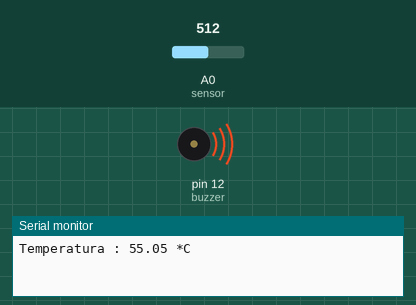
This sketch was run on a simulated Arduino Uno, built with avr-gcc and run on an emulated ATmega328P. On the bench: buzzer (waves = sounding), the last lines printed to the serial monitor. The test bench sets the inputs (shaded band); at power-on: A0 (sensor) = 512.

Above: at 1.8 s.
1.9 s: A0 (sensor) set to 315
3.4 s: A0 (sensor) set to 291
At 4.6 s:
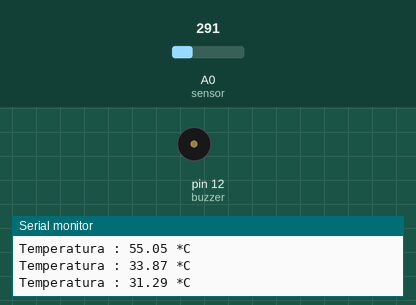
5.5 s: A0 (sensor) set to 306
At 8.2 s:
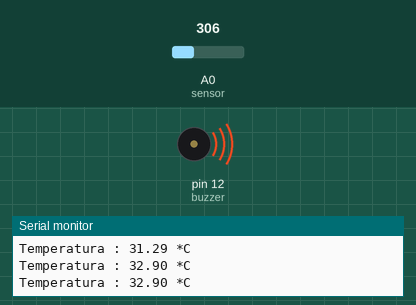
8.5 s: A0 (sensor) set to 122
At 10.5 s:
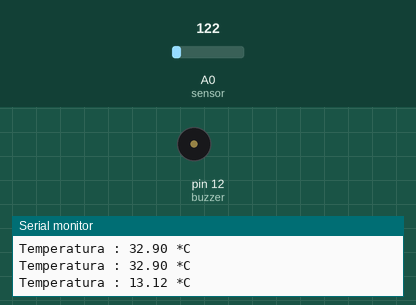
Timing chart, 0 to 12.0 s (numbered marks = the images above; inputs shaded):
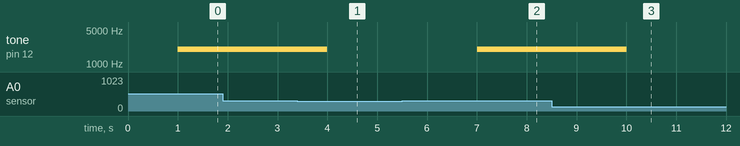

Measured:
- the behaviour switches between 298 and 297 on A0 (sensor) (found by bisection; images 0 and 1)
- after the input at 3.4 s, tone on pin 12 (buzzer): 2000 Hz → silent after 0.60 s
- after the input at 5.5 s, tone on pin 12 (buzzer): silent → 2000 Hz after 1.5 s
- after the input at 8.5 s, tone on pin 12 (buzzer): 2000 Hz → silent after 1.5 s

The sketch:

alarme.ino
```cpp
const int sensor = 0;
const int buzzer = 12;

float temperatura = 0;
int leitura = 0;

void setup(){
  Serial.begin(9600);
  analogReference(INTERNAL);
  pinMode(buzzer, OUTPUT);
}

void loop(){
  leitura = analogRead(sensor);
  temperatura = leitura * 0.1075268817204301;

  Serial.print("Temperatura : ");
  Serial.print(temperatura);
  Serial.println(" *C");

  if(temperatura > 32){
    delay(1000);
    leitura = analogRead(sensor);
    temperatura = leitura * 0.1075268817204301;

    if(temperatura > 32){
      tone(buzzer, 2000);

    }
  }else{
      noTone(buzzer);
    }
  delay(1000);
}
```
